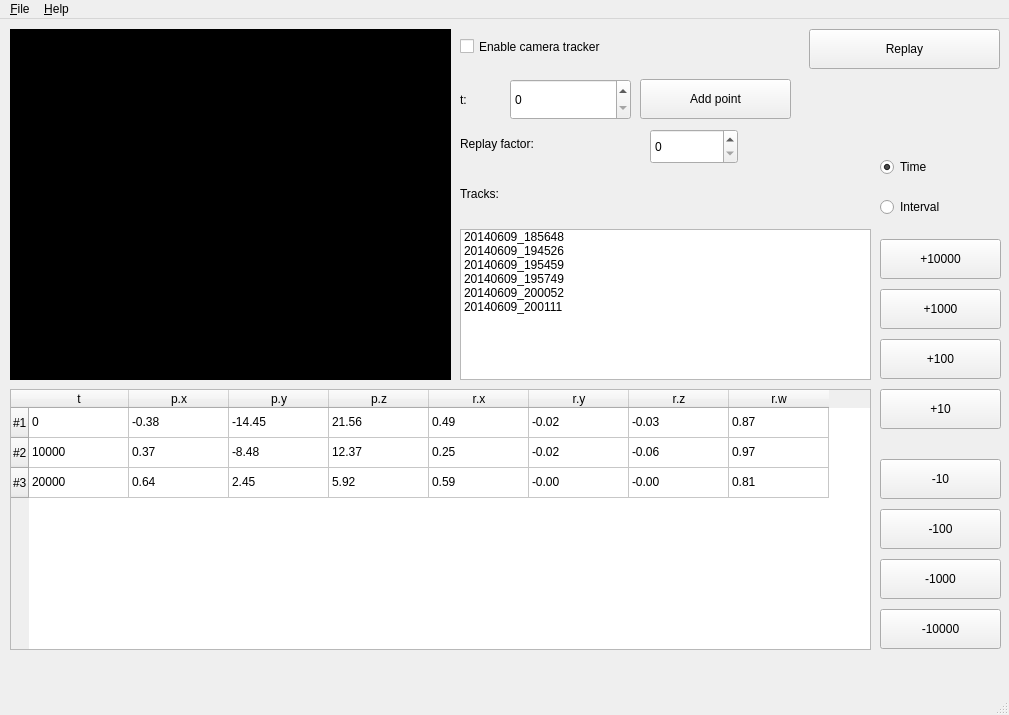
<?xml version="1.0" encoding="UTF-8"?>
<ui version="4.0">
 <class>MainWindow</class>
 <widget class="QMainWindow" name="MainWindow">
  <property name="geometry">
   <rect>
    <x>0</x>
    <y>0</y>
    <width>1009</width>
    <height>715</height>
   </rect>
  </property>
  <property name="windowTitle">
   <string>MainWindow</string>
  </property>
  <widget class="QWidget" name="centralwidget">
   <widget class="QWidget" name="widget" native="true">
    <property name="geometry">
     <rect>
      <x>10</x>
      <y>10</y>
      <width>441</width>
      <height>351</height>
     </rect>
    </property>
    <property name="autoFillBackground">
     <bool>false</bool>
    </property>
    <property name="styleSheet">
     <string notr="true">QWidget
{
  background-color: black;
}</string>
    </property>
   </widget>
   <widget class="QTableWidget" name="tableWidget">
    <property name="geometry">
     <rect>
      <x>10</x>
      <y>370</y>
      <width>861</width>
      <height>261</height>
     </rect>
    </property>
    <row>
     <property name="text">
      <string>#1</string>
     </property>
    </row>
    <row>
     <property name="text">
      <string>#2</string>
     </property>
    </row>
    <row>
     <property name="text">
      <string>#3</string>
     </property>
    </row>
    <column>
     <property name="text">
      <string>t</string>
     </property>
    </column>
    <column>
     <property name="text">
      <string>p.x</string>
     </property>
    </column>
    <column>
     <property name="text">
      <string>p.y</string>
     </property>
    </column>
    <column>
     <property name="text">
      <string>p.z</string>
     </property>
    </column>
    <column>
     <property name="text">
      <string>r.x</string>
     </property>
    </column>
    <column>
     <property name="text">
      <string>r.y</string>
     </property>
    </column>
    <column>
     <property name="text">
      <string>r.z</string>
     </property>
    </column>
    <column>
     <property name="text">
      <string>r.w</string>
     </property>
    </column>
    <item row="0" column="0">
     <property name="text">
      <string>0</string>
     </property>
    </item>
    <item row="0" column="1">
     <property name="text">
      <string>-0.38</string>
     </property>
    </item>
    <item row="0" column="2">
     <property name="text">
      <string>-14.45</string>
     </property>
    </item>
    <item row="0" column="3">
     <property name="text">
      <string>21.56</string>
     </property>
    </item>
    <item row="0" column="4">
     <property name="text">
      <string>0.49</string>
     </property>
    </item>
    <item row="0" column="5">
     <property name="text">
      <string>-0.02</string>
     </property>
    </item>
    <item row="0" column="6">
     <property name="text">
      <string>-0.03</string>
     </property>
    </item>
    <item row="0" column="7">
     <property name="text">
      <string>0.87</string>
     </property>
    </item>
    <item row="1" column="0">
     <property name="text">
      <string>10000</string>
     </property>
    </item>
    <item row="1" column="1">
     <property name="text">
      <string>0.37</string>
     </property>
    </item>
    <item row="1" column="2">
     <property name="text">
      <string>-8.48</string>
     </property>
    </item>
    <item row="1" column="3">
     <property name="text">
      <string>12.37</string>
     </property>
    </item>
    <item row="1" column="4">
     <property name="text">
      <string>0.25</string>
     </property>
    </item>
    <item row="1" column="5">
     <property name="text">
      <string>-0.02</string>
     </property>
    </item>
    <item row="1" column="6">
     <property name="text">
      <string>-0.06</string>
     </property>
    </item>
    <item row="1" column="7">
     <property name="text">
      <string>0.97</string>
     </property>
    </item>
    <item row="2" column="0">
     <property name="text">
      <string>20000</string>
     </property>
    </item>
    <item row="2" column="1">
     <property name="text">
      <string>0.64</string>
     </property>
    </item>
    <item row="2" column="2">
     <property name="text">
      <string>2.45</string>
     </property>
    </item>
    <item row="2" column="3">
     <property name="text">
      <string>5.92</string>
     </property>
    </item>
    <item row="2" column="4">
     <property name="text">
      <string>0.59</string>
     </property>
    </item>
    <item row="2" column="5">
     <property name="text">
      <string>-0.00</string>
     </property>
    </item>
    <item row="2" column="6">
     <property name="text">
      <string>-0.00</string>
     </property>
    </item>
    <item row="2" column="7">
     <property name="text">
      <string>0.81</string>
     </property>
    </item>
   </widget>
   <widget class="QPushButton" name="pushButton">
    <property name="geometry">
     <rect>
      <x>880</x>
      <y>320</y>
      <width>121</width>
      <height>40</height>
     </rect>
    </property>
    <property name="text">
     <string>+100</string>
    </property>
   </widget>
   <widget class="QPushButton" name="pushButton_3">
    <property name="geometry">
     <rect>
      <x>880</x>
      <y>270</y>
      <width>121</width>
      <height>40</height>
     </rect>
    </property>
    <property name="text">
     <string>+1000</string>
    </property>
   </widget>
   <widget class="QPushButton" name="pushButton_4">
    <property name="geometry">
     <rect>
      <x>880</x>
      <y>220</y>
      <width>121</width>
      <height>40</height>
     </rect>
    </property>
    <property name="text">
     <string>+10000</string>
    </property>
   </widget>
   <widget class="QPushButton" name="pushButton_5">
    <property name="geometry">
     <rect>
      <x>880</x>
      <y>370</y>
      <width>121</width>
      <height>40</height>
     </rect>
    </property>
    <property name="text">
     <string>+10</string>
    </property>
   </widget>
   <widget class="QPushButton" name="pushButton_6">
    <property name="geometry">
     <rect>
      <x>880</x>
      <y>590</y>
      <width>121</width>
      <height>40</height>
     </rect>
    </property>
    <property name="text">
     <string>-10000</string>
    </property>
   </widget>
   <widget class="QPushButton" name="pushButton_2">
    <property name="geometry">
     <rect>
      <x>880</x>
      <y>490</y>
      <width>121</width>
      <height>40</height>
     </rect>
    </property>
    <property name="text">
     <string>-100</string>
    </property>
   </widget>
   <widget class="QPushButton" name="pushButton_7">
    <property name="geometry">
     <rect>
      <x>880</x>
      <y>540</y>
      <width>121</width>
      <height>40</height>
     </rect>
    </property>
    <property name="text">
     <string>-1000</string>
    </property>
   </widget>
   <widget class="QPushButton" name="pushButton_8">
    <property name="geometry">
     <rect>
      <x>880</x>
      <y>440</y>
      <width>121</width>
      <height>40</height>
     </rect>
    </property>
    <property name="text">
     <string>-10</string>
    </property>
   </widget>
   <widget class="QCheckBox" name="checkBox">
    <property name="geometry">
     <rect>
      <x>460</x>
      <y>10</y>
      <width>341</width>
      <height>35</height>
     </rect>
    </property>
    <property name="text">
     <string>Enable camera tracker</string>
    </property>
   </widget>
   <widget class="QListWidget" name="listWidget">
    <property name="geometry">
     <rect>
      <x>460</x>
      <y>210</y>
      <width>411</width>
      <height>151</height>
     </rect>
    </property>
    <item>
     <property name="text">
      <string>20140609_185648</string>
     </property>
    </item>
    <item>
     <property name="text">
      <string>20140609_194526</string>
     </property>
    </item>
    <item>
     <property name="text">
      <string>20140609_195459</string>
     </property>
    </item>
    <item>
     <property name="text">
      <string>20140609_195749</string>
     </property>
    </item>
    <item>
     <property name="text">
      <string>20140609_200052</string>
     </property>
    </item>
    <item>
     <property name="text">
      <string>20140609_200111</string>
     </property>
    </item>
   </widget>
   <widget class="QLabel" name="label">
    <property name="geometry">
     <rect>
      <x>460</x>
      <y>160</y>
      <width>101</width>
      <height>30</height>
     </rect>
    </property>
    <property name="text">
     <string>Tracks:</string>
    </property>
   </widget>
   <widget class="QSpinBox" name="spinBox">
    <property name="geometry">
     <rect>
      <x>510</x>
      <y>60</y>
      <width>121</width>
      <height>41</height>
     </rect>
    </property>
    <property name="minimum">
     <number>0</number>
    </property>
    <property name="maximum">
     <number>1000000</number>
    </property>
    <property name="singleStep">
     <number>10</number>
    </property>
    <property name="value">
     <number>0</number>
    </property>
   </widget>
   <widget class="QLabel" name="label_2">
    <property name="geometry">
     <rect>
      <x>460</x>
      <y>60</y>
      <width>41</width>
      <height>41</height>
     </rect>
    </property>
    <property name="text">
     <string>t:</string>
    </property>
   </widget>
   <widget class="QRadioButton" name="radioButton">
    <property name="geometry">
     <rect>
      <x>880</x>
      <y>130</y>
      <width>121</width>
      <height>36</height>
     </rect>
    </property>
    <property name="text">
     <string>Time</string>
    </property>
    <property name="checked">
     <bool>true</bool>
    </property>
   </widget>
   <widget class="QRadioButton" name="radioButton_2">
    <property name="geometry">
     <rect>
      <x>880</x>
      <y>170</y>
      <width>121</width>
      <height>36</height>
     </rect>
    </property>
    <property name="text">
     <string>Interval</string>
    </property>
   </widget>
   <widget class="QPushButton" name="pushButton_9">
    <property name="geometry">
     <rect>
      <x>809</x>
      <y>10</y>
      <width>191</width>
      <height>40</height>
     </rect>
    </property>
    <property name="text">
     <string>Replay</string>
    </property>
   </widget>
   <widget class="QLabel" name="label_3">
    <property name="geometry">
     <rect>
      <x>460</x>
      <y>110</y>
      <width>191</width>
      <height>30</height>
     </rect>
    </property>
    <property name="text">
     <string>Replay factor:</string>
    </property>
   </widget>
   <widget class="QSpinBox" name="spinBox_2">
    <property name="geometry">
     <rect>
      <x>650</x>
      <y>110</y>
      <width>88</width>
      <height>35</height>
     </rect>
    </property>
   </widget>
   <widget class="QPushButton" name="pushButton_10">
    <property name="geometry">
     <rect>
      <x>640</x>
      <y>60</y>
      <width>151</width>
      <height>40</height>
     </rect>
    </property>
    <property name="text">
     <string>Add point</string>
    </property>
   </widget>
  </widget>
  <widget class="QMenuBar" name="menubar">
   <property name="geometry">
    <rect>
     <x>0</x>
     <y>0</y>
     <width>1009</width>
     <height>40</height>
    </rect>
   </property>
   <widget class="QMenu" name="menu_File">
    <property name="title">
     <string>&amp;File</string>
    </property>
   </widget>
   <widget class="QMenu" name="menu_Help">
    <property name="title">
     <string>&amp;Help</string>
    </property>
   </widget>
   <addaction name="menu_File"/>
   <addaction name="menu_Help"/>
  </widget>
  <widget class="QStatusBar" name="statusbar"/>
 </widget>
 <resources/>
 <connections/>
</ui>
